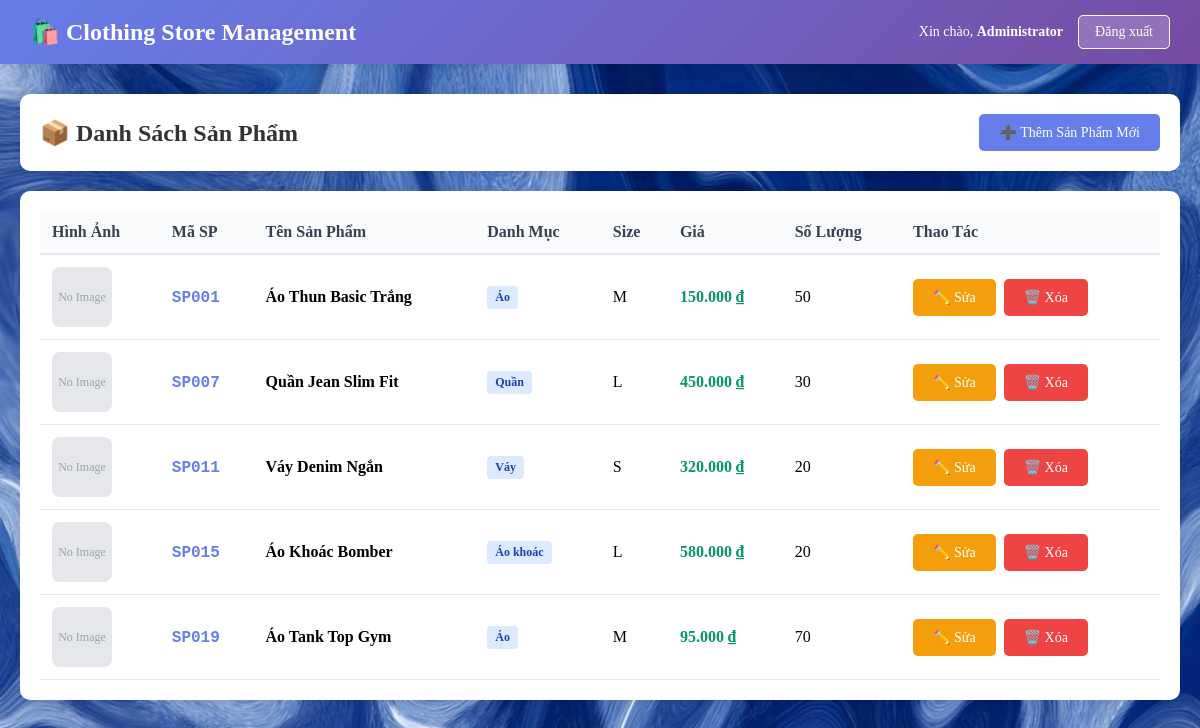
The page /ClothingStore-main/home.php (signed in) on the database its author committed.
### tables this page shows
CREATE TABLE products (
    product_code VARCHAR(50) PRIMARY KEY,
    product_name VARCHAR(100) NOT NULL,
    category VARCHAR(50) NOT NULL,
    size VARCHAR(10) NOT NULL,
    price DECIMAL(10,2) NOT NULL,
    quantity INT NOT NULL DEFAULT 0,
    description TEXT,
    image VARCHAR(255),
    created_at TIMESTAMP DEFAULT CURRENT_TIMESTAMP,
    updated_at TIMESTAMP DEFAULT CURRENT_TIMESTAMP ON UPDATE CURRENT_TIMESTAMP
);

### ClothingStore-main/home.php (the view, shortened to what this page needs)
<?php
$conn = getDBConnection();
$mode = 'view';
$editProduct = null;
$sql = "SELECT * FROM products ORDER BY product_code ASC";
$products = mysqli_query($conn, $sql);
?>
<!DOCTYPE html>
<html lang="vi">
<head>
</head>
<body>
    <div class="navbar">
        <div class="navbar-brand">🛍️ Clothing Store Management</div>
        <div class="navbar-user">
            <span>Xin chào, <strong><?php echo htmlspecialchars($_SESSION['full_name']); ?></strong></span>
            <a href="logout.php" class="btn-logout">Đăng xuất</a>
        </div>
    </div>
    <div class="container">
        <?php if ($mode == 'add' || $mode == 'edit'): ?>
            <div class="form-container">
                <h2 style="margin-bottom: 20px; color: #333;">
                    <?php echo $mode == 'add' ? '➕ Thêm Sản Phẩm Mới' : '✏️ Chỉnh Sửa Sản Phẩm'; ?>
                </h2>
                <form method="POST" action="" enctype="multipart/form-data">
                    <?php if ($mode == 'edit'): ?>
                        <input type="hidden" name="old_product_code" value="<?php echo $editProduct['product_code']; ?>">
                    <?php endif; ?>
                    <div class="form-row">
                        <div class="form-group">
                            <label>Mã Sản Phẩm <span class="required">*</span></label>
                            <input type="text" name="product_code"
                                   value="<?php echo $mode == 'edit' ? htmlspecialchars($editProduct['product_code']) : ''; ?>"
                                   placeholder="VD: SP001, CLOTH-001"
                                   style="text-transform: uppercase;">
                            <small style="color: #666;">Chỉ chứa chữ, số, gạch ngang và gạch dưới</small>
                        </div>
                        <div class="form-group">
                            <label>Tên Sản Phẩm <span class="required">*</span></label>
                            <input type="text" name="product_name"
                                   value="<?php echo $mode == 'edit' ? htmlspecialchars($editProduct['product_name']) : ''; ?>"
                                   placeholder="VD: Áo Thun Basic">
                        </div>
                    </div>
                    <div class="form-row">
                        <div class="form-group">
                            <label>Danh Mục <span class="required">*</span></label>
                            <select name="category">
                                <option value="">-- Chọn danh mục --</option>
                                <option value="Áo" <?php echo ($mode == 'edit' && $editProduct['category'] == 'Áo') ? 'selected' : ''; ?>>Áo</option>
                                <option value="Quần" <?php echo ($mode == 'edit' && $editProduct['category'] == 'Quần') ? 'selected' : ''; ?>>Quần</option>
                                <option value="Váy" <?php echo ($mode == 'edit' && $editProduct['category'] == 'Váy') ? 'selected' : ''; ?>>Váy</option>
                                <option value="Đầm" <?php echo ($mode == 'edit' && $editProduct['category'] == 'Đầm') ? 'selected' : ''; ?>>Đầm</option>
                                <option value="Áo khoác" <?php echo ($mode == 'edit' && $editProduct['category'] == 'Áo khoác') ? 'selected' : ''; ?>>Áo khoác</option>
                            </select>
                        </div>
                        <div class="form-group">
                            <label>Kích Thước <span class="required">*</span></label>
                            <select name="size">
                                <option value="">-- Chọn size --</option>
                                <option value="S" <?php echo ($mode == 'edit' && $editProduct['size'] == 'S') ? 'selected' : ''; ?>>S</option>
                                <option value="M" <?php echo ($mode == 'edit' && $editProduct['size'] == 'M') ? 'selected' : ''; ?>>M</option>
                                <option value="L" <?php echo ($mode == 'edit' && $editProduct['size'] == 'L') ? 'selected' : ''; ?>>L</option>
                                <option value="XL" <?php echo ($mode == 'edit' && $editProduct['size'] == 'XL') ? 'selected' : ''; ?>>XL</option>
                                <option value="XXL" <?php echo ($mode == 'edit' && $editProduct['size'] == 'XXL') ? 'selected' : ''; ?>>XXL</option>
                            </select>
                        </div>
                    </div>
                    <div class="form-row">
                        <div class="form-group">
                            <label>Giá (VNĐ) <span class="required">*</span></label>
                            <input type="number" name="price" step="1000"
                                   value="<?php echo $mode == 'edit' ? $editProduct['price'] : ''; ?>"
                                   placeholder="VD: 150000">
                        </div>
                        <div class="form-group">
                            <label>Số Lượng <span class="required">*</span></label>
                            <input type="number" name="quantity"
                                   value="<?php echo $mode == 'edit' ? $editProduct['quantity'] : ''; ?>"
                                   placeholder="VD: 50">
                        </div>
                    </div>
                    <div class="form-group">
                        <label>Mô Tả</label>
                        <textarea name="description" placeholder="Nhập mô tả sản phẩm..."><?php echo $mode == 'edit' ? htmlspecialchars($editProduct['description']) : ''; ?></textarea>
                    </div>
                    <div class="form-group">
                        <label>🖼️ Hình Ảnh Sản Phẩm</label>
                        <div class="image-upload-section">
                            <input type="file" name="product_image" id="product_image" accept="image/*" onchange="previewImage(this)">
                            <p style="margin-top: 10px; color: #666; font-size: 13px;">
                                Chấp nhận: JPG, PNG, GIF, WEBP (Tối đa 5MB)
                            </p>
                            <div class="image-preview" id="imagePreview">
                                <?php if ($mode == 'edit' && !empty($editProduct['image'])): ?>
                                    <img src="uploads/products/<?php echo htmlspecialchars($editProduct['image']); ?>" alt="Product">
                                    <p style="margin-top: 8px; font-size: 13px; color: #666;">Ảnh hiện tại (upload ảnh mới để thay đổi)</p>
                                <?php endif; ?>
                            </div>
                        </div>
                    </div>
                    <div style="display: flex; gap: 10px; margin-top: 20px;">
                        <button type="submit" class="btn btn-success">
                            <?php echo $mode == 'add' ? '➕ Thêm Sản Phẩm' : '💾 Cập Nhật'; ?>
                        </button>
                        <a href="home.php" class="btn btn-secondary">❌ Hủy</a>
                    </div>
                </form>
            </div>
        <?php else: ?>
            <div class="header-section">
                <h2>📦 Danh Sách Sản Phẩm</h2>
                <a href="?action=add" class="btn btn-primary">➕ Thêm Sản Phẩm Mới</a>
            </div>
            <div class="table-container">
                <table>
                    <thead>
                        <tr>
                            <th>Hình Ảnh</th>
                            <th>Mã SP</th>
                            <th>Tên Sản Phẩm</th>
                            <th>Danh Mục</th>
                            <th>Size</th>
                            <th>Giá</th>
                            <th>Số Lượng</th>
                            <th>Thao Tác</th>
                        </tr>
                    </thead>
                    <tbody>
                        <?php if (mysqli_num_rows($products) > 0): ?>
                            <?php while ($product = mysqli_fetch_assoc($products)): ?>
                                <tr>
                                    <td>
                                        <?php if (!empty($product['image'])): ?>
                                            <img src="uploads/products/<?php echo htmlspecialchars($product['image']); ?>"
                                                 alt="<?php echo htmlspecialchars($product['product_name']); ?>"
                                                 class="product-image-thumb">
                                        <?php else: ?>
                                            <div class="no-image">No Image</div>
                                        <?php endif; ?>
                                    </td>
                                    <td><span class="product-code"><?php echo htmlspecialchars($product['product_code']); ?></span></td>
                                    <td><strong><?php echo htmlspecialchars($product['product_name']); ?></strong></td>
                                    <td><span class="badge badge-category"><?php echo htmlspecialchars($product['category']); ?></span></td>
                                    <td><?php echo htmlspecialchars($product['size']); ?></td>
                                    <td class="price"><?php echo number_format($product['price'], 0, ',', '.'); ?> ₫</td>
                                    <td><?php echo $product['quantity']; ?></td>
                                    <td>
                                        <div class="actions">
                                            <a href="?action=edit&code=<?php echo urlencode($product['product_code']); ?>" class="btn btn-warning">✏️ Sửa</a>
                                            <a href="?action=delete&code=<?php echo urlencode($product['product_code']); ?>"
                                               class="btn btn-danger"
                                               onclick="return confirm('Bạn có chắc muốn xóa sản phẩm <?php echo htmlspecialchars($product['product_code']); ?>?')">🗑️ Xóa</a>
                                        </div>
                                    </td>
                                </tr>
                            <?php endwhile; ?>
                        <?php endif; ?>
                    </tbody>
                </table>
            </div>
        <?php endif; ?>
    </div>
</body>
</html>

### ClothingStore-main/home.php (style rules this page uses)
* { margin: 0; padding: 0; box-sizing: border-box; }
body { background-image: url('images/background_home.jpg'); background-size: cover; background-repeat: no-repeat; background-position: center center; min-height: 100vh; }
.navbar { background: linear-gradient(135deg, #667eea 0%, #764ba2 100%); color: white; padding: 15px 30px; display: flex; justify-content: space-between; align-items: center; box-shadow: 0 2px 10px rgba(0,0,0,0.1); }
.navbar-brand { font-size: 24px; font-weight: bold; }
.navbar-user { display: flex; align-items: center; gap: 15px; }
.navbar-user span { font-size: 14px; }
.btn-logout { background: rgba(255,255,255,0.2); color: white; padding: 8px 16px; border: 1px solid white; border-radius: 5px; text-decoration: none; font-size: 14px; transition: background 0.3s; }
.container { max-width: 1400px; margin: 30px auto; padding: 0 20px; }
.header-section { background: white; padding: 20px; border-radius: 10px; margin-bottom: 20px; box-shadow: 0 2px 10px rgba(0,0,0,0.1); display: flex; justify-content: space-between; align-items: center; }
.header-section h2 { color: #333; }
.btn { padding: 10px 20px; border: none; border-radius: 5px; cursor: pointer; text-decoration: none; display: inline-block; font-size: 14px; transition: transform 0.2s; }
.btn-primary { background: #667eea; color: white; }
.btn-warning { background: #f59e0b; color: white; }
.btn-danger { background: #ef4444; color: white; }
.table-container { background: white; padding: 20px; border-radius: 10px; box-shadow: 0 2px 10px rgba(0,0,0,0.1); overflow-x: auto; }
table { width: 100%; border-collapse: collapse; }
thead { background: #f9fafb; }
th { padding: 12px; text-align: left; color: #374151; font-weight: 600; border-bottom: 2px solid #e5e7eb; }
td { padding: 12px; border-bottom: 1px solid #e5e7eb; }
.actions { display: flex; gap: 8px; }
.badge { display: inline-block; padding: 4px 8px; border-radius: 4px; font-size: 12px; font-weight: 600; }
.badge-category { background: #dbeafe; color: #1e40af; }
.price { color: #059669; font-weight: 600; }
.no-image { width: 60px; height: 60px; background: #e5e7eb; border-radius: 8px; display: flex; align-items: center; justify-content: center; color: #9ca3af; font-size: 12px; }
.product-code { font-family: 'Courier New', monospace; font-weight: bold; color: #667eea; }

### rows shown on the page
products: shows "No Image", product_code "SP001", product_name "Áo Thun Basic Trắng", category "Áo", size "M", price "150.000", quantity "50"
products: shows "No Image", product_code "SP007", product_name "Quần Jean Slim Fit", category "Quần", size "L", price "450.000", quantity "30"
products: shows "No Image", product_code "SP011", product_name "Váy Denim Ngắn", category "Váy", size "S", price "320.000", quantity "20"
products: shows "No Image", product_code "SP015", product_name "Áo Khoác Bomber", category "Áo khoác", size "L", price "580.000", quantity "20"
products: shows "No Image", product_code "SP019", product_name "Áo Tank Top Gym", category "Áo", size "M", price "95.000", quantity "70"

### other values the page prints
$_SESSION['full_name'] "Administrator"
